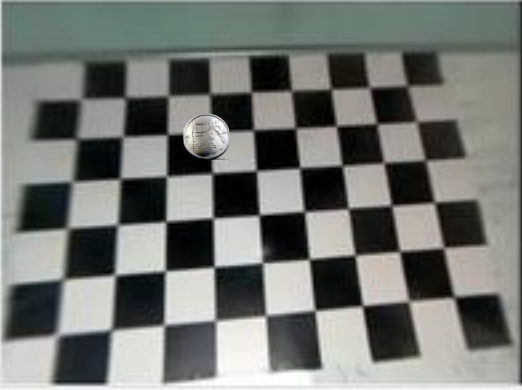
#> input picture assets/board_coin.png, 522 x 390 px, found by its file name
$ python edge.py
#> lines starting #> are read from the running program, lines starting #| are printed output that depends on the picture; after the words box and inside, x2 and y2 are one past the last pixel; in counts of white or black regions, pixels touching at a corner belong together
import numpy as np
import cv2
from matplotlib import pyplot as plt

img = cv2.imread('assets/board_coin.png')
#> img is the input picture: shape (390, 522, 3); mean B, G, R 114.5, 118.6, 115.5
canny = cv2.Canny(img, 100, 200)
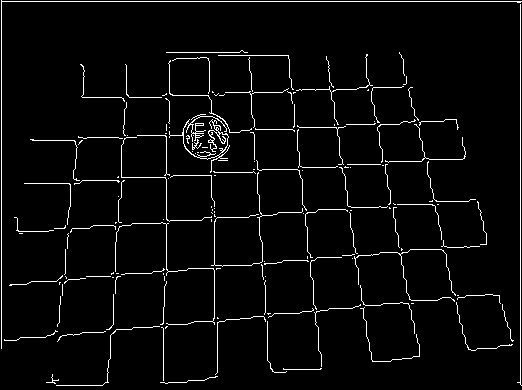
#> canny: shape (390, 522); 3.8% white in thin lines or dots

kernel = np.ones((3,3), 'uint8')
dilate = cv2.dilate(canny, kernel=kernel, iterations=1)
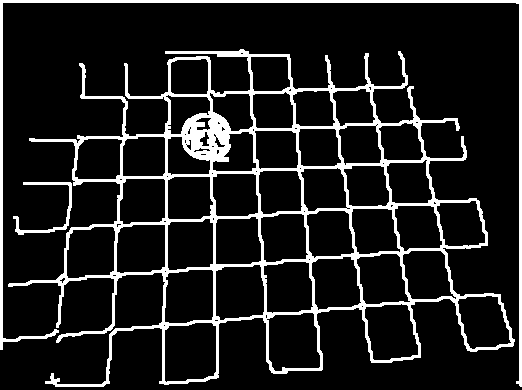
#> dilate: shape (390, 522); 12.2% white; 3 white regions, box (x1, y1, x2, y2) and area: (8, 49, 515, 387) 20297, (0, 0, 522, 387) 3964, (13, 182, 72, 235) 507
erosion = cv2.erode(dilate, kernel=kernel, iterations=1)
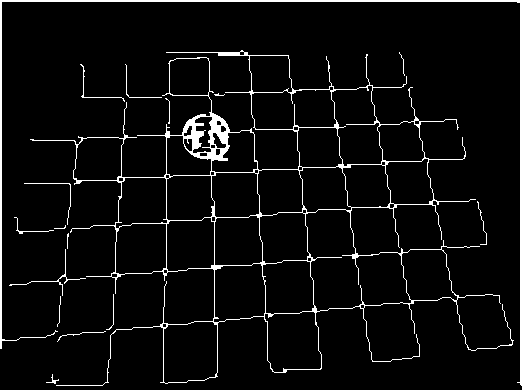
#> erosion: shape (390, 522); 5% white; 17 white regions (3 under 20 px), largest, box (x1, y1, x2, y2) and area: (30, 50, 514, 386) 6915, (0, 0, 522, 386) 2573, (9, 249, 86, 296) 143
plt.subplot(221), plt.imshow(img, cmap = 'gray')
plt.subplot(222), plt.imshow(canny, cmap = 'gray')
plt.subplot(223), plt.imshow(dilate, cmap = 'gray')
plt.subplot(224), plt.imshow(erosion, cmap = 'gray')
plt.show()
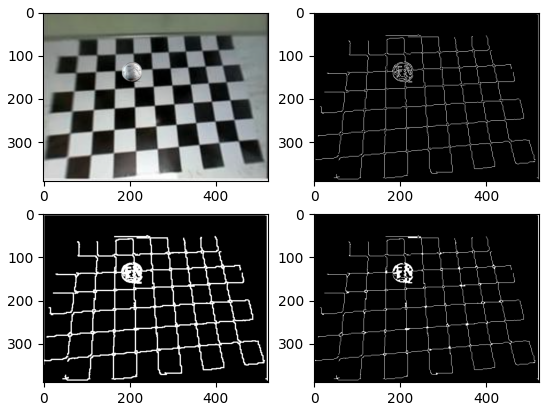
#> figure drawn by matplotlib, 4 panels; B, G, R data is drawn as R, G, B

$ run again, with assets/color_spectrum.png copied over assets/board_coin.png
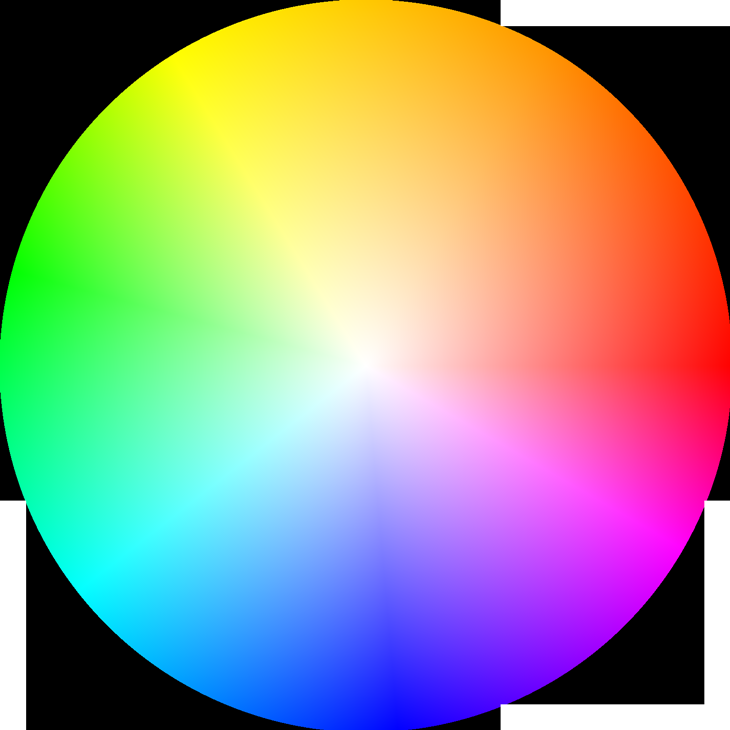
#> input picture assets/color_spectrum.png, 730 x 730 px, found by its file name
#> img is the input picture: shape (730, 730, 3); mean B, G, R 135.7, 149.8, 153.5
#> `canny = cv2.Canny(img, 100, 200)`:
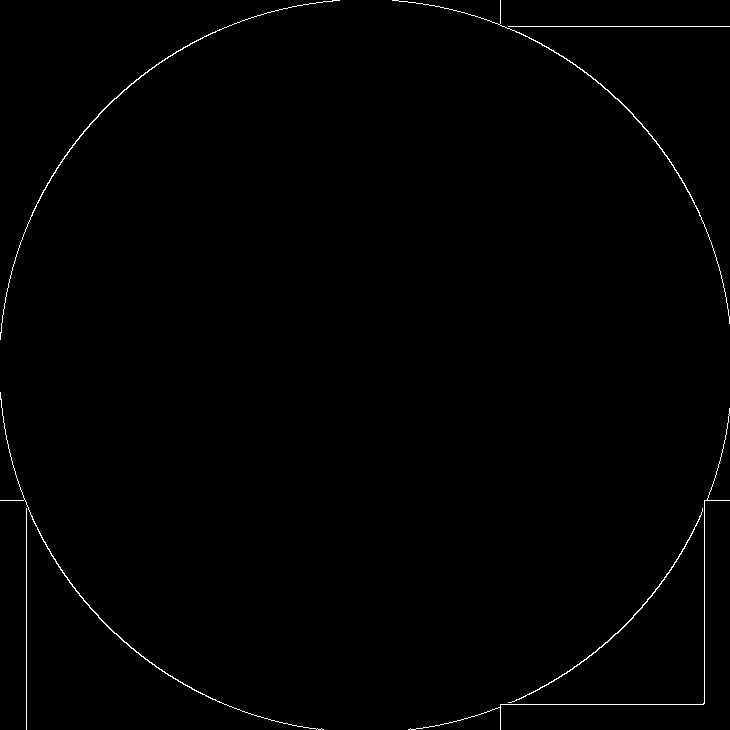
#> canny: shape (730, 730); 0.63% white in thin lines or dots
#> dilate: shape (730, 730); 2% white; 4 white regions, box (x1, y1, x2, y2) and area: (407, 407, 730, 730) 3157, (0, 391, 325, 730) 2648, (391, 0, 730, 325) 2642, (0, 0, 341, 341) 1962
#> erosion: shape (730, 730); 0.65% white in thin lines or dots
#> `plt.show()`:
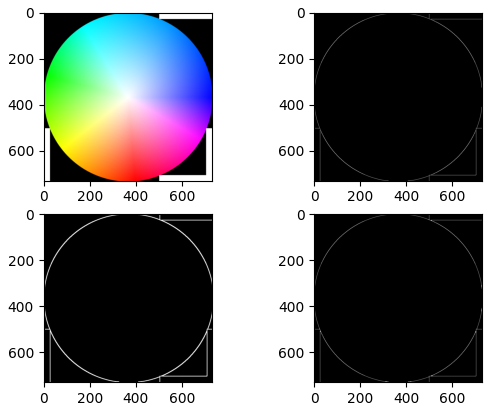
#> figure drawn by matplotlib, 4 panels; B, G, R data is drawn as R, G, B
